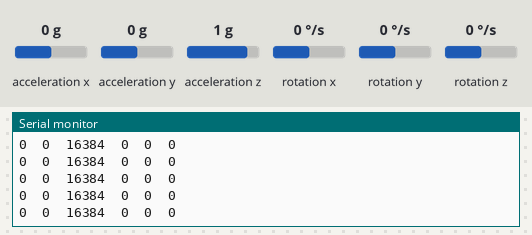
The sketch below on a simulated Arduino Uno, built with avr-gcc and run on an emulated ATmega328P. Parts: the last lines printed to the serial monitor. The test bench sets the inputs (shaded band); at power-on: acceleration x 0 g, acceleration y 0 g, acceleration z 1 g, rotation x 0 °/s, rotation y 0 °/s, rotation z 0 °/s.

Above: at 1.2 s.
1.3 s: acceleration x set to -1.4 g
At 2.3 s:
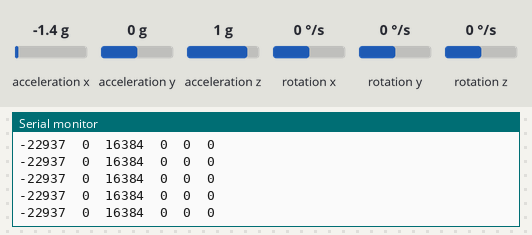
2.8 s: acceleration y set to -1.4 g
At 3.9 s:
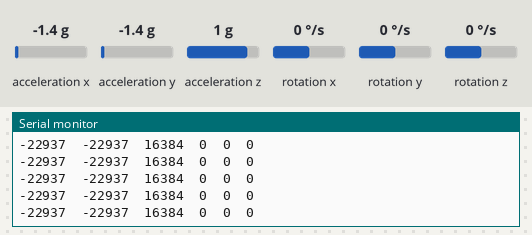
5.8 s: acceleration z set to 0 g
At 6.5 s:
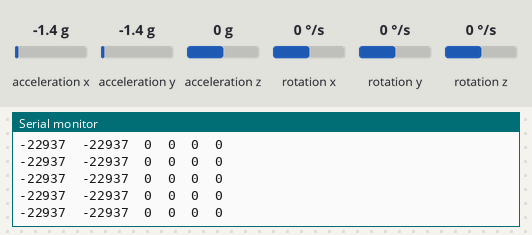
8.8 s: rotation x set to -192 °/s
At 9.9 s:
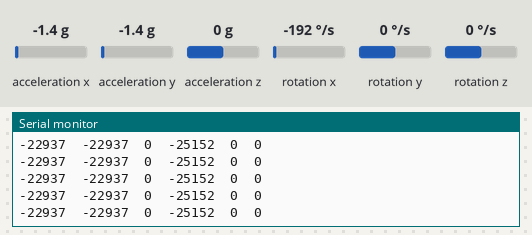
11.8 s: rotation y set to -192 °/s
At 12.3 s:
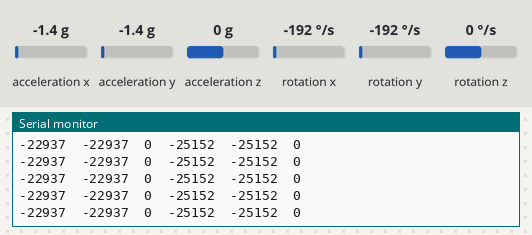
14.8 s: acceleration z set to -1.4 g
At 15.9 s:
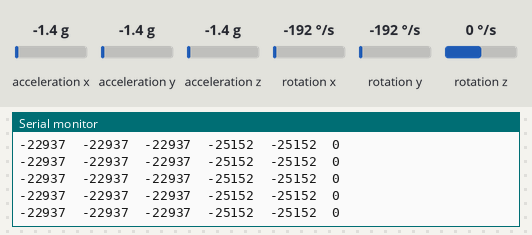
Timing chart, 0 to 17.8 s (numbered marks = the images above; inputs shaded):
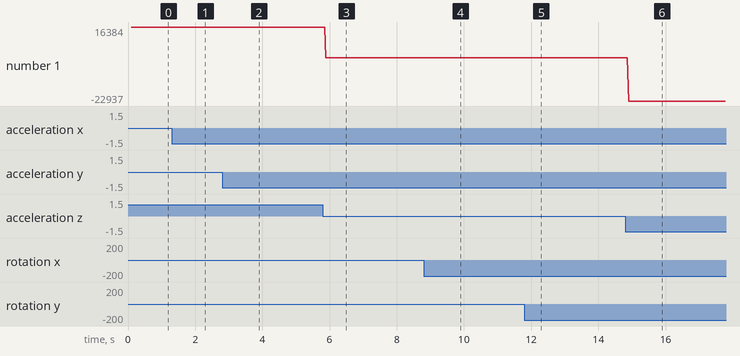

The sketch:

gyro.ino
```cpp
#include "I2Cdev.h"
#include "MPU6050.h"
#include "Wire.h"
MPU6050 gyro;
int16_t ax,ay,az;//ivme değerleri
int16_t gx,gy,gz;//gyro değerleri
void setup() {
  // put your setup code here, to run once:
  Wire.begin();
  Serial.begin(9600);
  Serial.println("I2C cihazlar başlatılıyor...");
  gyro.initialize();
  Serial.println("Test cihazı bağlantıları...");
  Serial.println(gyro.testConnection()? "MPU6050 bağlantı başarılı" : "MPU6050 bağlantısı başarısız");
}

void loop() {
  // put your main code here, to run repeatedly:
  gyro.getMotion6(&ax,&ay,&az,&gx,&gy,&gz);
  Serial.print(ax);
  Serial.print("\t");
  Serial.print(ay);
  Serial.print("\t");
  Serial.print(az);
  Serial.print("\t");
  Serial.print(gx);
  Serial.print("\t");
  Serial.print(gy);
  Serial.print("\t");
  Serial.println(gz);
}
```

Measured:
- after the input at 1.3 s, the serial monitor: prints a new line after 0.08 s (image 1)
- after the input at 2.8 s, the serial monitor: prints a new line after 0.09 s (image 2)
- after the input at 5.8 s, the serial monitor: prints a new line after 0.09 s (image 3)
- after the input at 8.8 s, the serial monitor: prints a new line after 0.08 s (image 4)
- after the input at 11.8 s, the serial monitor: prints a new line after 0.08 s (image 5)
- after the input at 14.8 s, the serial monitor: prints a new line after 0.10 s (image 6)
